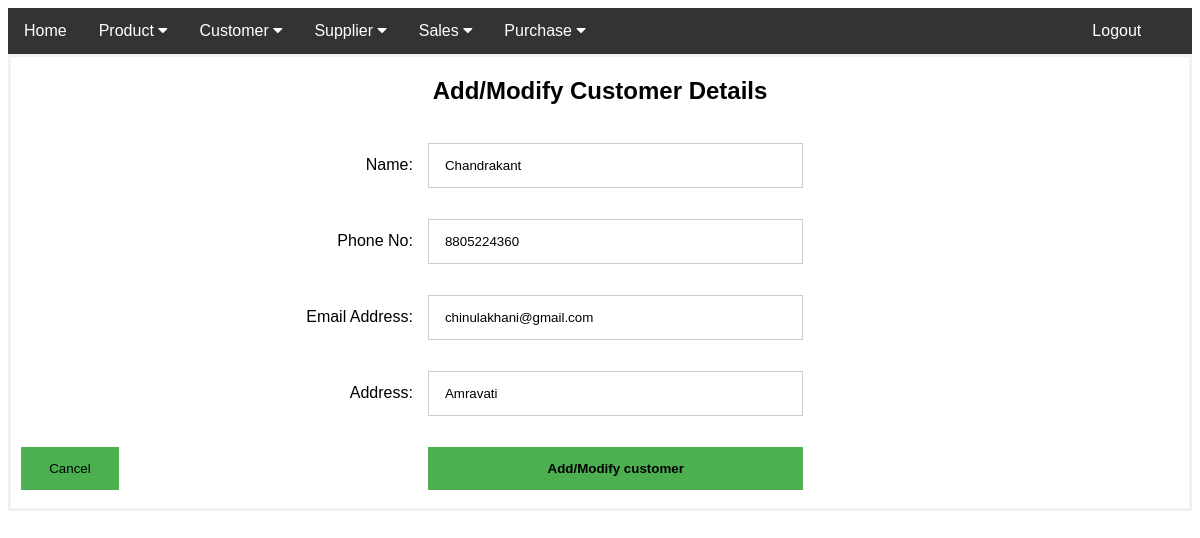
Screenshot of /customerdetails.php?cId=1 with the database file from the repository.
### tables this page shows
CREATE TABLE `custdetails` (
  `cId` int(11) NOT NULL,
  `cName` varchar(40) NOT NULL,
  `cPhoNo` varchar(15) NOT NULL,
  `cEmail` varchar(40) NOT NULL,
  `cAddress` varchar(40) NOT NULL
);

### customerdetails.php (the view, shortened to what this page needs)
<!DOCTYPE html>
<html>
<?php
  include 'navbar.php';
?>
<head>
  <link rel="stylesheet" type="text/css" href="all.css">
</head>
<head>
</head>
<?php
  require_once("connect.php");
  $cId = isset($_REQUEST['cId'])?$_REQUEST['cId']:0;
  if($cId > 0){
    $sql = "SELECT * FROM custdetails WHERE cId = ".$cId;
    if(!$result = $conn->query($sql)){
       die('There was an error running the query [' . $conn->error . ']');
    }else{
      $row = $result->fetch_assoc();
      $cName = $row['cName'];
      $cPhoNo = $row['cPhoNo'];
      $cEmail = $row['cEmail'];
      $cAddress = $row['cAddress'];
    }
  }
?>
<body>
    <form id="form1" action="addcust.php" method="POST">
    <h2 align="center">Add/Modify Customer Details</h2>
    <table id="table1"; cellspacing="5px" cellpadding="5%"; align="center" style="width:100%">
       <tr>
              <td  align="right" class="style1">Name:</td>
              <td class="style1"><input type="text" name="customername"
                <?php
                  echo isset($cName) ?  'value="'.$cName.'"': '';
                ?>
                /></td>
       </tr>
       <tr>
              <td align="right">Phone No:</td>
              <td class="style1"><input type="text" name="customerPhone"
                <?php
                  echo isset($cPhoNo) ?  'value="'.$cPhoNo.'"': '';
                ?>/></td>
       </tr>
       <tr>
              <td align="right">Email Address:</td>
              <td><input type="text" name="customerEmail"
                <?php
                  echo isset($cEmail) ?  'value="'.$cEmail.'"': '';
                ?> /></td>
       </tr>
       <tr>
              <td align="right">Address:</td>
              <td><input type="text" name="customerAddress"
                <?php
                  echo isset($cAddress) ?  'value="'.$cAddress.'"': '';
                ?>/></td>
       </tr>
        <td> <a href="home.php"><input type="button" id="button2" value="Cancel" align="left"/></a>
        <td> <button id="button1" type="submit"><b>Add/Modify customer</b></button>
        </td>
</table>
    </form>
</body>
</html>

### all.css (style rules this page uses)
form { border: 3px solid #f1f1f1; background: white; }
input[type=text], input[type=password],input[type = email] { width: 50%; padding: 14px 16px; margin: 8px 0; display: inline-block; border: 1px solid #ccc; box-sizing: border-box; }

### navbar.php (style rules this page uses)
body { font-family: Arial, Helvetica, sans-serif; }

### customerdetails.php (style rules this page uses)
#button1 { background-color:#4CAF50 ; padding: 14px 16px; margin: 8px 0; border: none; cursor: pointer; width: 50%; float: center; display: inline-block; }
#button2 { background-color:#4CAF50 ; padding: 14px 16px; margin: 8px 0; border: none; cursor: pointer; width: 25%; float: center; display: inline-block; }

### rows the page displays
custdetails: customername "Chandrakant", customerPhone "8805224360", customerEmail "chinulakhani@gmail.com", customerAddress "Amravati"
